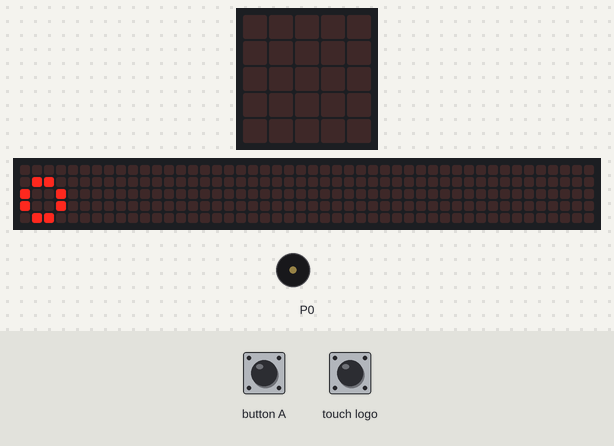
This program was run on a simulated BBC micro:bit (MakeCode). Parts: the board's 5×5 LED display, a strip that is not on the board, showing the scrolling text unrolled, buzzer (waves = sounding). The test bench sets the inputs (shaded band). The 48×5 strip is a reading aid, not a part: it shows the text the display is scrolling, unrolled, one strip-width of it at a time.

Above: at 8.6 s.
10.3 s: button A pressed for 0.15 s
At 11.0 s:
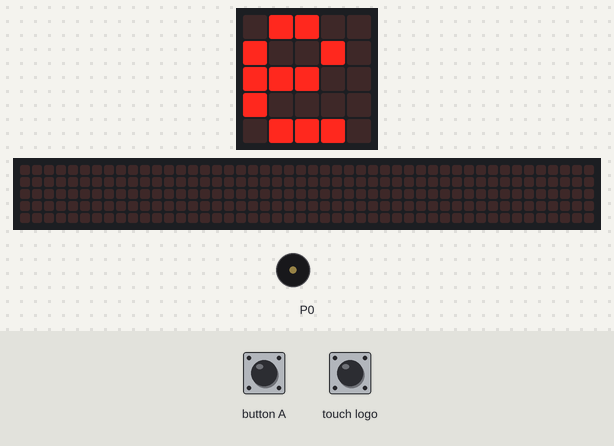
At 12.4 s:
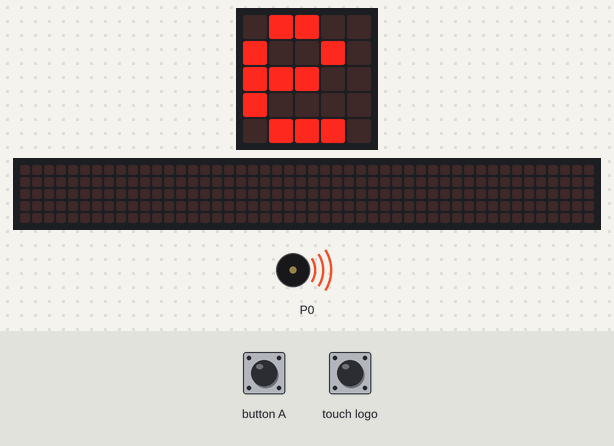
13.4 s: touch logo pressed for 0.15 s
At 33.3 s:
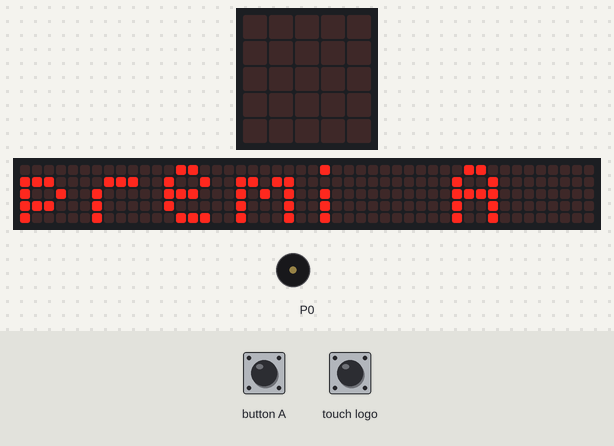
Timing chart, 0 to 37.4 s (numbered marks = the images above; inputs shaded):
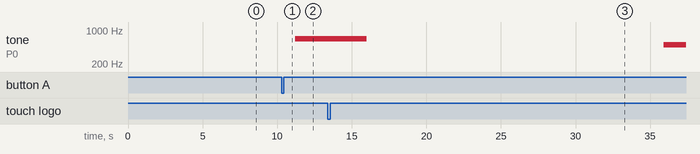

Measured:
- after the input at 10.3 s, tone on P0: silent → 659 Hz after 0.90 s; the display: changes after 0.15 s (image 1)
- after the input at 13.4 s, the display: first changes after 0.15 s (image 3 shows a later state)
- what the display in image 0 shows lasts 0.4 s, from 8.6 s to 9.0 s
- what the display in image 3 shows lasts 0.9 s, from 32.6 s to 33.5 s

The program:

main.ts
```typescript
input.onButtonPressed(Button.A, function () {
    music.setTempo(50)
    basic.showString("e")
    music.playTone(659, music.beat(BeatFraction.Breve))
    basic.pause(2000)
    basic.showString("B")
    music.playTone(494, music.beat(BeatFraction.Breve))
    basic.pause(2000)
    basic.showString("G")
    music.playTone(392, music.beat(BeatFraction.Breve))
    basic.pause(2000)
    basic.showString("D")
    music.playTone(294, music.beat(BeatFraction.Breve))
    basic.pause(2000)
    basic.showString("A")
    music.playTone(220, music.beat(BeatFraction.Breve))
    basic.pause(2000)
    basic.showString("E")
    music.playTone(165, music.beat(BeatFraction.Breve))
    basic.clearScreen()
})
input.onLogoEvent(TouchButtonEvent.Pressed, function () {
    basic.showString("Accordatore gtr premi A")
})
basic.showString("Logo=info")
```

test.ts
```typescript
// i test vanno qui; questi non saranno compilati quando questo pacchetto viene usato come estensione.
```
